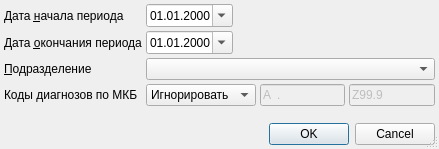
<?xml version="1.0" encoding="UTF-8"?>
<ui version="4.0">
 <class>DiseasesAnalysisReportSetupDialog</class>
 <widget class="QDialog" name="DiseasesAnalysisReportSetupDialog">
  <property name="windowModality">
   <enum>Qt::ApplicationModal</enum>
  </property>
  <property name="geometry">
   <rect>
    <x>0</x>
    <y>0</y>
    <width>439</width>
    <height>149</height>
   </rect>
  </property>
  <property name="windowTitle">
   <string>параметры отчёта</string>
  </property>
  <property name="sizeGripEnabled">
   <bool>true</bool>
  </property>
  <layout class="QGridLayout" name="gridLayout">
   <property name="margin">
    <number>4</number>
   </property>
   <property name="spacing">
    <number>4</number>
   </property>
   <item row="2" column="0" colspan="2">
    <widget class="QLabel" name="lblOrgStructure">
     <property name="text">
      <string>&amp;Подразделение</string>
     </property>
     <property name="buddy">
      <cstring>cmbOrgStructure</cstring>
     </property>
    </widget>
   </item>
   <item row="0" column="2">
    <widget class="CDateEdit" name="edtBegDate">
     <property name="sizePolicy">
      <sizepolicy hsizetype="Maximum" vsizetype="Fixed">
       <horstretch>0</horstretch>
       <verstretch>0</verstretch>
      </sizepolicy>
     </property>
     <property name="displayFormat">
      <string>dd.MM.yyyy</string>
     </property>
     <property name="calendarPopup">
      <bool>true</bool>
     </property>
    </widget>
   </item>
   <item row="1" column="2">
    <widget class="CDateEdit" name="edtEndDate">
     <property name="sizePolicy">
      <sizepolicy hsizetype="Maximum" vsizetype="Fixed">
       <horstretch>0</horstretch>
       <verstretch>0</verstretch>
      </sizepolicy>
     </property>
     <property name="displayFormat">
      <string>dd.MM.yyyy</string>
     </property>
     <property name="calendarPopup">
      <bool>true</bool>
     </property>
    </widget>
   </item>
   <item row="1" column="3">
    <spacer>
     <property name="orientation">
      <enum>Qt::Horizontal</enum>
     </property>
     <property name="sizeHint" stdset="0">
      <size>
       <width>101</width>
       <height>20</height>
      </size>
     </property>
    </spacer>
   </item>
   <item row="0" column="3">
    <spacer>
     <property name="orientation">
      <enum>Qt::Horizontal</enum>
     </property>
     <property name="sizeHint" stdset="0">
      <size>
       <width>101</width>
       <height>20</height>
      </size>
     </property>
    </spacer>
   </item>
   <item row="3" column="2">
    <widget class="QComboBox" name="cmbMKBFilter">
     <item>
      <property name="text">
       <string>Игнорировать</string>
      </property>
     </item>
     <item>
      <property name="text">
       <string>Диапазон</string>
      </property>
     </item>
    </widget>
   </item>
   <item row="3" column="0">
    <widget class="QLabel" name="lblMKB">
     <property name="text">
      <string>Коды диагнозов по МКБ</string>
     </property>
     <property name="buddy">
      <cstring>cmbOrgStructure</cstring>
     </property>
    </widget>
   </item>
   <item row="1" column="0" colspan="2">
    <widget class="QLabel" name="lblEndDate">
     <property name="text">
      <string>Дата &amp;окончания периода</string>
     </property>
     <property name="buddy">
      <cstring>edtEndDate</cstring>
     </property>
    </widget>
   </item>
   <item row="4" column="0">
    <spacer>
     <property name="orientation">
      <enum>Qt::Vertical</enum>
     </property>
     <property name="sizeHint" stdset="0">
      <size>
       <width>21</width>
       <height>21</height>
      </size>
     </property>
    </spacer>
   </item>
   <item row="0" column="0" colspan="2">
    <widget class="QLabel" name="lblBegDate">
     <property name="text">
      <string>Дата &amp;начала периода</string>
     </property>
     <property name="buddy">
      <cstring>edtBegDate</cstring>
     </property>
    </widget>
   </item>
   <item row="3" column="3">
    <widget class="CICDCodeEdit" name="edtMKBFrom">
     <property name="enabled">
      <bool>false</bool>
     </property>
     <property name="inputMask">
      <string>A00.00; </string>
     </property>
     <property name="text">
      <string>A.</string>
     </property>
    </widget>
   </item>
   <item row="3" column="4">
    <widget class="CICDCodeEdit" name="edtMKBTo">
     <property name="enabled">
      <bool>false</bool>
     </property>
     <property name="inputMask">
      <string>a00.00; </string>
     </property>
     <property name="text">
      <string>Z99.9</string>
     </property>
    </widget>
   </item>
   <item row="2" column="2" colspan="3">
    <widget class="COrgStructureComboBox" name="cmbOrgStructure"/>
   </item>
   <item row="5" column="0" colspan="5">
    <widget class="QDialogButtonBox" name="buttonBox">
     <property name="orientation">
      <enum>Qt::Horizontal</enum>
     </property>
     <property name="standardButtons">
      <set>QDialogButtonBox::Cancel|QDialogButtonBox::Ok</set>
     </property>
    </widget>
   </item>
  </layout>
 </widget>
 <customwidgets>
  <customwidget>
   <class>COrgStructureComboBox</class>
   <extends>QComboBox</extends>
   <header>Orgs/OrgStructComboBoxes.h</header>
  </customwidget>
  <customwidget>
   <class>CDateEdit</class>
   <extends>QDateEdit</extends>
   <header>library/DateEdit</header>
  </customwidget>
  <customwidget>
   <class>CICDCodeEdit</class>
   <extends>QLineEdit</extends>
   <header>library/ICDCodeEdit.h</header>
  </customwidget>
 </customwidgets>
 <tabstops>
  <tabstop>edtBegDate</tabstop>
  <tabstop>edtEndDate</tabstop>
  <tabstop>cmbOrgStructure</tabstop>
  <tabstop>buttonBox</tabstop>
 </tabstops>
 <resources/>
 <connections>
  <connection>
   <sender>buttonBox</sender>
   <signal>accepted()</signal>
   <receiver>DiseasesAnalysisReportSetupDialog</receiver>
   <slot>accept()</slot>
   <hints>
    <hint type="sourcelabel">
     <x>194</x>
     <y>162</y>
    </hint>
    <hint type="destinationlabel">
     <x>119</x>
     <y>166</y>
    </hint>
   </hints>
  </connection>
  <connection>
   <sender>buttonBox</sender>
   <signal>rejected()</signal>
   <receiver>DiseasesAnalysisReportSetupDialog</receiver>
   <slot>reject()</slot>
   <hints>
    <hint type="sourcelabel">
     <x>245</x>
     <y>162</y>
    </hint>
    <hint type="destinationlabel">
     <x>316</x>
     <y>166</y>
    </hint>
   </hints>
  </connection>
 </connections>
</ui>
